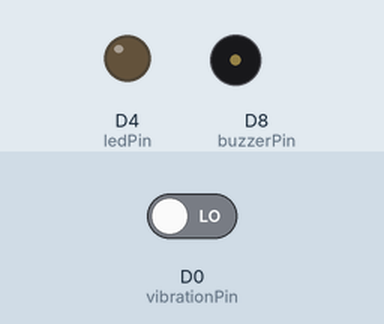
Simulated run of this sketch. Board: ESP8266 (NodeMCU). On the bench: output pins drawn as LEDs (lit = HIGH), buzzer (waves = sounding, pin HIGH). Dashed ring = blinking. The inputs (shaded band) are chosen by the test bench; at power-on: D0 (vibrationPin) LOW. WiFi joins after 1.5 s; servers stay silent unless stated; web services answer with replies made up by the test bench; what the sketch prints to the serial monitor is not drawn.

Above: at 3.2 s.
3.3 s: D0 (vibrationPin) driven HIGH
At 4.1 s:
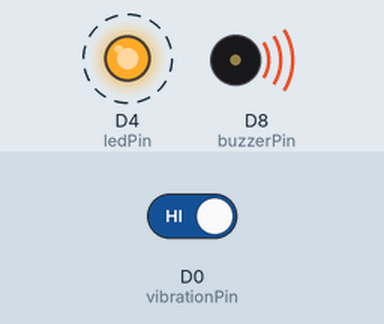
Timing chart, 0 to 9.1 s (numbered marks = the images above; inputs shaded):
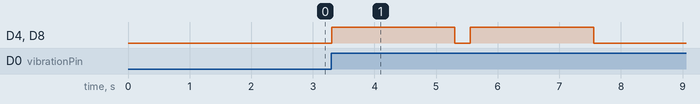

Measured:
- after the input at 3.3 s, D4 (ledPin), D8 (buzzerPin): alternates HIGH for 2.0 s and LOW for 0.25 s, 4 changes in all, then stays LOW, starting at once

The sketch:

Earthquake_Detect_With_Telegram_Notification.ino
```cpp
#include <ESP8266WiFi.h>
#include <WiFiClientSecure.h>

// WiFi credentials
const char *ssid = "Falcon Squad";
const char *password = "Zaman7865@";

// Telegram bot details
const char *botToken = "###";
const char *chatID = "###";

// Define pins
const int vibrationPin = D0; // SW-420 sensor digital output
const int buzzerPin = D8;    // Buzzer pin
const int ledPin = D4;        // LED pin

WiFiClientSecure client;
unsigned long lastAlertTime = 0; // শেষবার নোটিফিকেশন পাঠানোর সময়
const int alertInterval = 2000;  // 2 সেকেন্ড পর আবার পাঠাতে পারবে

void setup()
{
  pinMode(vibrationPin, INPUT);  // Set vibration sensor as input
  pinMode(buzzerPin, OUTPUT);    // Set buzzer as output
  pinMode(ledPin, OUTPUT);       // Set LED as output
  digitalWrite(buzzerPin, LOW);  // Start with buzzer off
  digitalWrite(ledPin, LOW);     // Start with LED off

  Serial.begin(115200);

  // Connect to WiFi
  WiFi.begin(ssid, password);
  Serial.print("Connecting to WiFi...");
  while (WiFi.status() != WL_CONNECTED)
  {
    delay(1000);
    Serial.print(".");
  }
  Serial.println("\nConnected to WiFi!");
}

void sendTelegramMessage(String message)
{
  client.setInsecure(); // Bypass SSL certificate
  if (client.connect("api.telegram.org", 443))
  {
    String url = "/bot" + String(botToken) + "/sendMessage?chat_id=" + String(chatID) + "&text=" + message;
    client.print(String("GET ") + url + " HTTP/1.1\r\n" +
                 "Host: api.telegram.org\r\n" +
                 "User-Agent: ESP8266\r\n" +
                 "Accept: */*\r\n" +
                 "Connection: close\r\n\r\n");
    delay(100);
    while (client.available())
    {
      String response = client.readString();
      Serial.println(response);
    }
    client.stop();
  }
  else
  {
    Serial.println("Failed to connect to Telegram API");
  }
}

void loop()
{
  int vibrationState = digitalRead(vibrationPin);
  unsigned long currentTime = millis();

  if (vibrationState == HIGH)
  {
    Serial.println("🚨 Earthquake Detected!");

    // Turn on buzzer and LED for 2 seconds
    for (int i = 0; i < 2; i++)
    {
      digitalWrite(buzzerPin, HIGH);
      digitalWrite(ledPin, HIGH);
      delay(2000);

      // Turn off buzzer and LED
      digitalWrite(buzzerPin, LOW);
      digitalWrite(ledPin, LOW);
      delay(250);
    }

    // Send Telegram alert with interval
    if (currentTime - lastAlertTime >= alertInterval)
    {
      sendTelegramMessage("🚨 ভূমিকম্প! ভূমিকম্প! অতি দ্রুত বাসা ত্যাগ করুন!");
      lastAlertTime = currentTime;
    }

    // Wait until vibration stops before detecting again
    while (digitalRead(vibrationPin) == HIGH)
    {
      delay(5); // Prevents multiple detections from same vibration event
    }
  }
  delay(5); // Small delay for faster response
}
```
